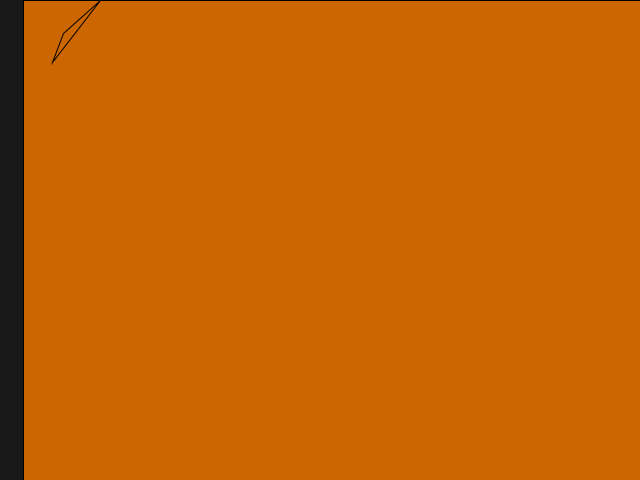
Frame 1 (no input)
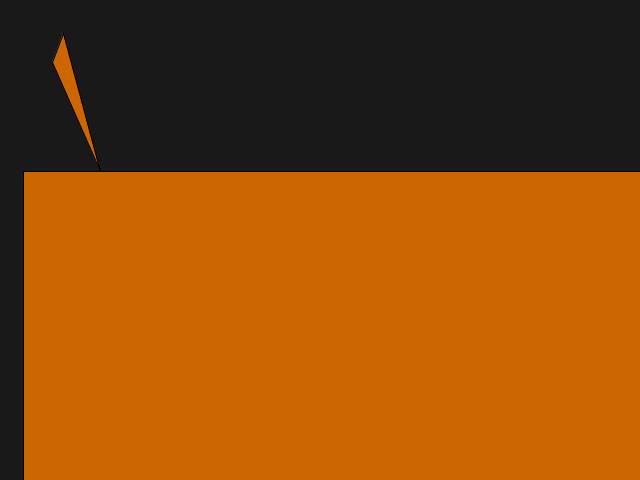
Frame 60 (the mouse pressed at the canvas centre just before this capture)
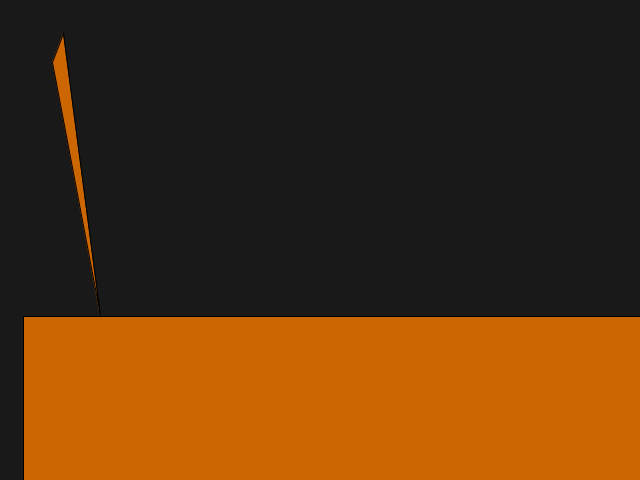
Frame 120 (the mouse held since frame 60 and released just before this capture)

The Processing sketch that drew these frames (run headless with seeded random() and noise(); from frame 60 on, the mouse is pressed at the canvas centre):

// Processing sketch: processing_2647
// ── processing_2647.pde


float x = 100;   // x location of square
float y = 0;     // y location of square

float speed = 0;   // speed of square

// A new variable, for gravity (i.e. acceleration).   
// We use a relatively small number (0.1) because this accelerations accumulates over time, increasing the speed.   
// Try changing this number to 2.0 and see what happens.
float gravity = 0.1;  

void setup() {
  size(640,480);

}

void draw() {
  background(25);

  // Display the square
  fill(204, 102, 0);
  stroke(0);
  rectMode(CORNERS);
  rect(x,y,710,710);  
  rect(23,y,741,741);
  triangle(x, y, 52, 62, 63, 33);
  
  // Add speed to location.
  y = y + speed;
  
  // Add gravity to speed.
  speed = speed + gravity;
  
  // If square reaches the bottom
  // Reverse speed
  if (y > height) {
    // Multiplying by -0.95 instead of -1 slows the square down each time it bounces (by decreasing speed).  
    // This is known as a "dampening" effect and is a more realistic simulation of the real world (without it, a ball would bounce forever).
    speed = speed * -0.95;  
  }
}
